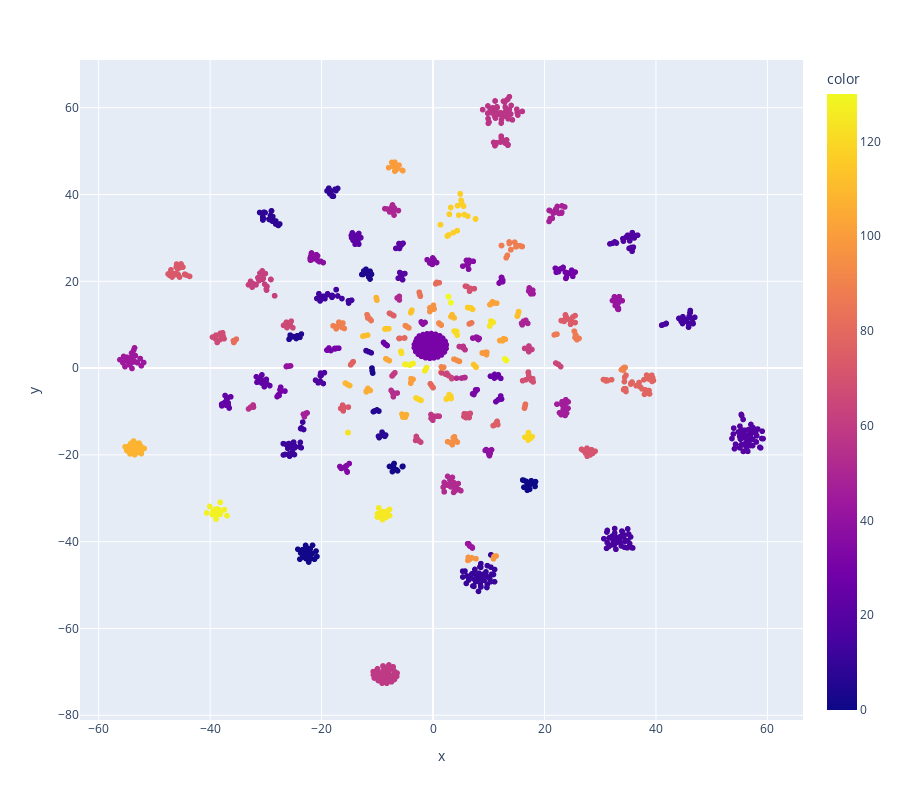

The notebook cell this image was saved under:
### Code cell
import plotly.express as px
    
fig = px.scatter(tfidf, x=x, y=y, color = km.labels_, size_max=60)

fig.update_layout(
     height=800)
fig.show()

### Figure 1 — Plotly figure (JSON) as saved in the notebook; plotly's stock layout.template omitted (floating-point values rounded to 4 significant figures; data arrays with more than 128 entries replaced by an {"elided": "..."} marker saying what was removed)
{"data": [{"hovertemplate": "x=%{x}<br>y=%{y}<br>color=%{marker.color}<extra></extra>", "legendgroup": "", "marker": {"color": {"elided": "1489 int values"}, "coloraxis": "coloraxis", "symbol": "circle"}, "mode": "markers", "name": "", "showlegend": false, "type": "scattergl", "x": {"elided": "1489 float values"}, "xaxis": "x", "y": {"elided": "1489 float values"}, "yaxis": "y"}], "layout": {"coloraxis": {"colorbar": {"title": {"text": "color"}}, "colorscale": [[0, "#0d0887"], [0.1111, "#46039f"], [0.2222, "#7201a8"], [0.3333, "#9c179e"], [0.4444, "#bd3786"], [0.5556, "#d8576b"], [0.6667, "#ed7953"], [0.7778, "#fb9f3a"], [0.8889, "#fdca26"], [1, "#f0f921"]]}, "height": 800, "legend": {"tracegroupgap": 0}, "margin": {"t": 60}, "xaxis": {"anchor": "y", "domain": [0, 1], "title": {"text": "x"}}, "yaxis": {"anchor": "x", "domain": [0, 1], "title": {"text": "y"}}}}
